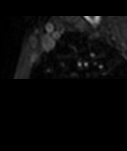
#> input picture projet_images_biomedicales/Images Cardiaques-20201208/ShortAxisSlices/Patient0/Itraining_12.bmp, 127 x 151 px, given as the content of the folder images/resultats/snake_seg_area, which was not available
$ python test.py
#> lines starting #> are read from the running program, lines starting #| are printed output that depends on the picture; pictures that were not available may be replaced by others from this repository, and a replacement may not be noted
### aire.py
# -*- coding: utf-8 -*-
"""
Created on Tue Dec  19 02:07:08 2020

@author: theo
"""

import itertools
import operator
import matplotlib
matplotlib.rcParams['interactive'] == True
matplotlib.interactive(True)
from matplotlib import pyplot as plt
from skimage import color
from skimage import io
import numpy as np
import re
import csv
import os

def __listsCommon(list1, list2) :
    """Returns True if 'list1' and 'list2' have at least 1 element in common, False otherwise
    list1 : 1D int list
    list2 : 1D int list
    """
    for i in range(len(list1)) :
        for j in range(len(list2)) :
            if (list1[i]==list2[j]) :
                return True
    return False

def __unlinkedJoints(theList) :
    """Returns True if 'theList' contains lists that have at least 1 element in common
    theList : 2D list of 1D int list
    """
    for i in range(len(theList)) :
        for j in range(i+1, len(theList)) :
            if (__listsCommon(theList[i], theList[j])) :
                return True
    return False

def getAreas(image, hard) :
    """Returns a tuple of 2 elements:
        1: 2D list of 'image', but with 1 color per connected area
        2: list different areas sorted biggest to smallest
    image : 2D list of greyscale image
    hard : boolean that governs how areas are sperated
    """
    height = image.shape[0]
    width = image.shape[1]
    areas = [[0 for i in range(width)] for i in range(height)]
    color = 0
    jointures = []
    dictionnary = {}

    # goes through the image left to right, top to bottom,
    # and joins pixels that are connected to the top or to the left
    print(" 'getAreas': 1/4")
    for i in range(1, height-1) :
        for j in range(1, width-1) :
            if image[i][j] :
                currentColor = color
                if (areas[i-1][j-1]) :
                    currentColor = areas[i-1][j-1]
                elif (areas[i-1][j]) :
                    currentColor = areas[i-1][j]
                elif (areas[i-1][j+1]) :
                    currentColor = areas[i-1][j+1]
                elif (areas[i][j-1]) :
                    currentColor = areas[i][j-1]
                else :
                    color +=1
                    currentColor = color
                areas[i][j] = currentColor

    # fetch the joints between areas that should be connected
    print(" 'getAreas': 2/4")
    for i in range(1, height-1) :
        for j in range(1, width-1) :
            if (areas[i][j]) :
                tmp = [areas[i][j]]
                if (areas[i-1][j]) :
                    tmp.append(areas[i-1][j])
                if (areas[i][j-1]) :
                    tmp.append(areas[i][j-1])
                if (areas[i][j+1]) :
                    tmp.append(areas[i][j+1])
                if (areas[i+1][j]) :
                    tmp.append(areas[i+1][j])
                if (not hard) :
                    if (areas[i-1][j-1]) :
                        tmp.append(areas[i-1][j-1])
                    if (areas[i-1][j+1]) :
                        tmp.append(areas[i-1][j+1])
                    if (areas[i+1][j-1]) :
                        tmp.append(areas[i+1][j-1])
                    if (areas[i+1][j+1]) :
                        tmp.append(areas[i+1][j+1])

                tmp.sort()
                tmp = list(set(tmp))
                jointures.append(tmp)
    jointures.sort()
    jointures = list(jointures for jointures,_ in itertools.groupby(jointures))

    # create a list of list of colors that should be the same

    print(" 'getAreas': 3/4")
    while True :
        i=0
        end=len(jointures)
        while (i < end) :
            j=i+1
            while (j < end) :
                if __listsCommon(jointures[i], jointures[j]) :
                    jointures[i] = list(set(jointures[i]).union(jointures[j]))
                    jointures[i].sort()
                    jointures.pop(j)
                    end-=1
                else :
                    j+=1
            i+=1
        if not (__unlinkedJoints(jointures)) :
            break

    print(" 'getAreas': 4/4")
    for i in range(height) :
        for j in range(width) :
            # change the color of connected areas to the same one
            for k in range(len(jointures)) :
                if (areas[i][j] in jointures[k]) :
                    areas[i][j] = k+1
            # add pixel to area density
            if (areas[i][j]) :
                if (areas[i][j] in dictionnary.keys()) :
                    dictionnary[areas[i][j]] += 1
                else :
                    dictionnary[areas[i][j]] = 1
    dictionnary = dict(sorted(dictionnary.items(), key=operator.itemgetter(1),reverse=True))

    return(areas, dictionnary)

# [32 lines left out: functions areasImagesForGroundTruth, areasImagesForRegionSegmentation, not called in this run]

def writeCSV() :
    path = "images\\resultats\\snake_seg_area"
    table = []
    images_list = io.imread_collection(str(path+"\\*.bmp"), conserve_memory=True)
#> images_list = 1 item
    files = os.listdir(path)
    for i in range(len(images_list)):
        print(str(files[i])+": "+str(i+1)+"/"+str(len(images_list)))
        image = color.rgb2gray(images_list[i])
        values = list(getAreas(image, True)[1].values())[:2]
        line = [files[i]]
        for v in values:
            line.append(v)
        table.append(line)
#> this loop made 1 pass
#> (height in getAreas, width in getAreas, dictionnary in getAreas, values) on pass 1: (151, 127, {1: 7749, 2: 30}, [7749, 30])
#| Itraining_12.bmp: 1/1
#|  'getAreas': 1/4
#|  'getAreas': 2/4
#|  'getAreas': 3/4
#|  'getAreas': 4/4
#> image is the input picture: shape (151, 127); min 0, max 176, mean 9.2
#> after the loop, table = [['Itraining_12.bmp', 7749, 30]]
    with open(path+"\\output.csv", "w", newline="") as f:
        writer = csv.writer(f)
        writer.writerows(table)

#areasImagesForRegionSegmentation()
writeCSV()

"""
input("waiting...")
plt.close()
"""

### test.py
import itertools
import operator
import matplotlib
matplotlib.rcParams['interactive'] == True
matplotlib.interactive(True)
from matplotlib import pyplot as plt
from skimage import color
from skimage import io
import numpy as np
import re
import csv
import os

import aire

image1 = io.imread("images\\resultats\\region_seg\\original\\p2\\savedImage2133.bmp")
result = aire.getAreas(image1, True)
image2 = result[0]
#> image2 = 151 items

plt.figure(1)
plt.imshow(image1)
plt.figure(2)
plt.imshow(image2)
plt.show()
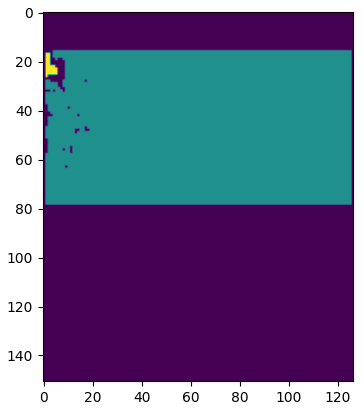
#> figure drawn by matplotlib, 1 panel
print(result[1])
#| {1: 7749, 2: 30}
#> (the run stopped early here; a loop or call above may not have finished)

$ run again, on projet_images_biomedicales/Images Cardiaques-20201208/ShortAxisSlices/Patient0/Itraining_120.bmp
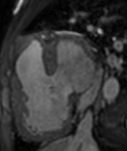
#> input picture projet_images_biomedicales/Images Cardiaques-20201208/ShortAxisSlices/Patient0/Itraining_120.bmp, 127 x 151 px, given as the content of the folder images/resultats/snake_seg_area, which was not available
#> images_list = 1 item
#> the loop in writeCSV, `for i in range(len(images_list)):` made 1 pass
#> (height in getAreas, width in getAreas, values) on pass 1: (151, 127, [18625])
#> (printed output is left out)
#> in writeCSV, image is the input picture: shape (151, 127); min 1, max 193, mean 55.9
#> after the loop in writeCSV, `for i in range(len(images_list)):`: table = [['Itraining_120.bmp', 18625]]
#> image2 = 151 items
#> `plt.show()`:
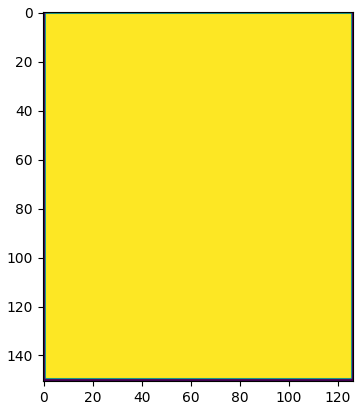
#> figure drawn by matplotlib, 1 panel
#| {1: 18625}

$ run again, on projet_images_biomedicales/Images Cardiaques-20201208/ShortAxisSlices/Patient0/Itraining_130.bmp
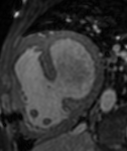
#> input picture projet_images_biomedicales/Images Cardiaques-20201208/ShortAxisSlices/Patient0/Itraining_130.bmp, 127 x 151 px, given as the content of the folder images/resultats/snake_seg_area, which was not available
#> images_list = 1 item
#> the loop in writeCSV, `for i in range(len(images_list)):` made 1 pass
#> (height in getAreas, width in getAreas, values) on pass 1: (151, 127, [18624])
#> (printed output is left out)
#> in writeCSV, image is the input picture: shape (151, 127); min 0, max 191, mean 52.6
#> after the loop in writeCSV, `for i in range(len(images_list)):`: table = [['Itraining_130.bmp', 18624]]
#> image2 = 151 items
#> `plt.show()`:
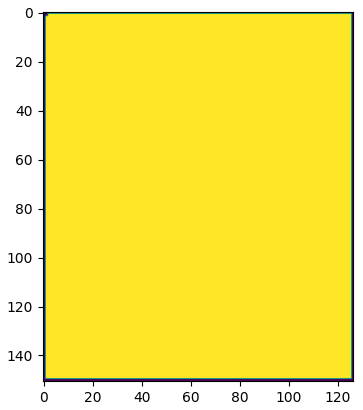
#> figure drawn by matplotlib, 1 panel
#| {1: 18624}
